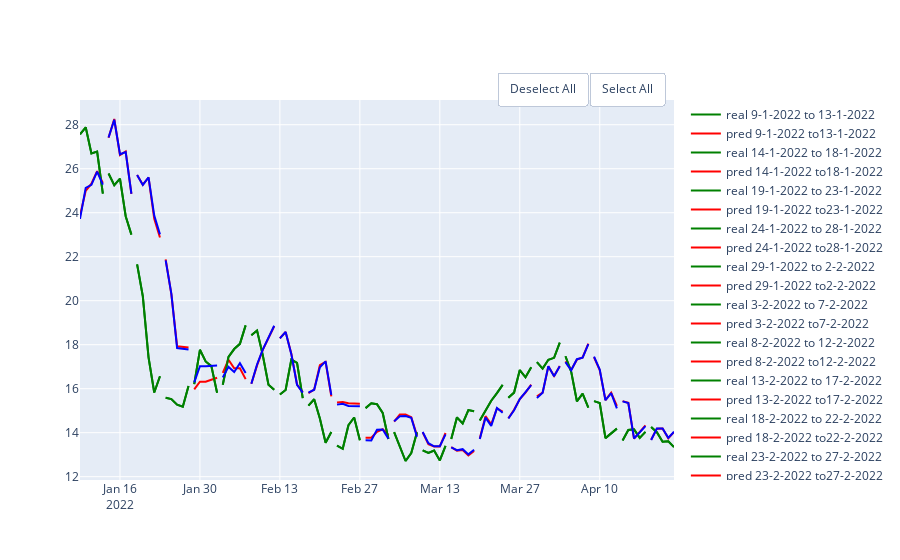

The notebook cell saved with this chart:
### Markdown cell above
## Gradient Boost

### Code cell
gb_mae = GradientBoostingRegressor(random_state = 10 , criterion='mae')
gb_mse = GradientBoostingRegressor(random_state = 10 , criterion='mse')

df = pd.DataFrame(columns = ['MAE', 'MSE','RMSE','R2'], index = ['mae','mse'])
show_results(df, df_link,'close',100,5,gb_mae, gb_mse)

### Figure 1 — Plotly figure (JSON) as saved in the notebook; plotly's stock layout.template omitted (floating-point values rounded to 4 significant figures)
{"data": [{"line": {"color": "green"}, "mode": "lines", "name": "real 9-1-2022 to 13-1-2022", "type": "scatter", "x": ["2022-01-09T00:00:00", "2022-01-10T00:00:00", "2022-01-11T00:00:00", "2022-01-12T00:00:00", "2022-01-13T00:00:00"], "y": [27.57, 27.88, 26.69, 26.78, 24.87]}, {"line": {"color": "red"}, "mode": "lines", "name": "pred 9-1-2022 to13-1-2022", "type": "scatter", "x": ["2022-01-09T00:00:00", "2022-01-10T00:00:00", "2022-01-11T00:00:00", "2022-01-12T00:00:00", "2022-01-13T00:00:00"], "y": [23.86, 25.0, 25.32, 25.89, 25.35]}, {"line": {"color": "green"}, "mode": "lines", "name": "real 14-1-2022 to 18-1-2022", "type": "scatter", "x": ["2022-01-14T00:00:00", "2022-01-15T00:00:00", "2022-01-16T00:00:00", "2022-01-17T00:00:00", "2022-01-18T00:00:00"], "y": [25.78, 25.25, 25.55, 23.84, 23.0]}, {"line": {"color": "red"}, "mode": "lines", "name": "pred 14-1-2022 to18-1-2022", "type": "scatter", "x": ["2022-01-14T00:00:00", "2022-01-15T00:00:00", "2022-01-16T00:00:00", "2022-01-17T00:00:00", "2022-01-18T00:00:00"], "y": [27.41, 28.26, 26.62, 26.79, 24.85]}, {"line": {"color": "green"}, "mode": "lines", "name": "real 19-1-2022 to 23-1-2022", "type": "scatter", "x": ["2022-01-19T00:00:00", "2022-01-20T00:00:00", "2022-01-21T00:00:00", "2022-01-22T00:00:00", "2022-01-23T00:00:00"], "y": [21.65, 20.2, 17.43, 15.83, 16.57]}, {"line": {"color": "red"}, "mode": "lines", "name": "pred 19-1-2022 to23-1-2022", "type": "scatter", "x": ["2022-01-19T00:00:00", "2022-01-20T00:00:00", "2022-01-21T00:00:00", "2022-01-22T00:00:00", "2022-01-23T00:00:00"], "y": [25.72, 25.27, 25.6, 23.72, 22.88]}, {"line": {"color": "green"}, "mode": "lines", "name": "real 24-1-2022 to 28-1-2022", "type": "scatter", "x": ["2022-01-24T00:00:00", "2022-01-25T00:00:00", "2022-01-26T00:00:00", "2022-01-27T00:00:00", "2022-01-28T00:00:00"], "y": [15.58, 15.53, 15.27, 15.18, 16.12]}, {"line": {"color": "red"}, "mode": "lines", "name": "pred 24-1-2022 to28-1-2022", "type": "scatter", "x": ["2022-01-24T00:00:00", "2022-01-25T00:00:00", "2022-01-26T00:00:00", "2022-01-27T00:00:00", "2022-01-28T00:00:00"], "y": [21.88, 20.29, 17.93, 17.89, 17.87]}, {"line": {"color": "green"}, "mode": "lines", "name": "real 29-1-2022 to 2-2-2022", "type": "scatter", "x": ["2022-01-29T00:00:00", "2022-01-30T00:00:00", "2022-01-31T00:00:00", "2022-02-01T00:00:00", "2022-02-02T00:00:00"], "y": [16.21, 17.77, 17.24, 17.02, 15.82]}, {"line": {"color": "red"}, "mode": "lines", "name": "pred 29-1-2022 to2-2-2022", "type": "scatter", "x": ["2022-01-29T00:00:00", "2022-01-30T00:00:00", "2022-01-31T00:00:00", "2022-02-01T00:00:00", "2022-02-02T00:00:00"], "y": [15.97, 16.32, 16.32, 16.41, 16.5]}, {"line": {"color": "green"}, "mode": "lines", "name": "real 3-2-2022 to 7-2-2022", "type": "scatter", "x": ["2022-02-03T00:00:00", "2022-02-04T00:00:00", "2022-02-05T00:00:00", "2022-02-06T00:00:00", "2022-02-07T00:00:00"], "y": [16.18, 17.45, 17.8, 18.04, 18.88]}, {"line": {"color": "red"}, "mode": "lines", "name": "pred 3-2-2022 to7-2-2022", "type": "scatter", "x": ["2022-02-03T00:00:00", "2022-02-04T00:00:00", "2022-02-05T00:00:00", "2022-02-06T00:00:00", "2022-02-07T00:00:00"], "y": [16.72, 17.32, 16.92, 16.92, 16.44]}, {"line": {"color": "green"}, "mode": "lines", "name": "real 8-2-2022 to 12-2-2022", "type": "scatter", "x": ["2022-02-08T00:00:00", "2022-02-09T00:00:00", "2022-02-10T00:00:00", "2022-02-11T00:00:00", "2022-02-12T00:00:00"], "y": [18.43, 18.64, 17.53, 16.18, 15.95]}, {"line": {"color": "red"}, "mode": "lines", "name": "pred 8-2-2022 to12-2-2022", "type": "scatter", "x": ["2022-02-08T00:00:00", "2022-02-09T00:00:00", "2022-02-10T00:00:00", "2022-02-11T00:00:00", "2022-02-12T00:00:00"], "y": [16.22, 17.06, 17.77, 18.31, 18.84]}, {"line": {"color": "green"}, "mode": "lines", "name": "real 13-2-2022 to 17-2-2022", "type": "scatter", "x": ["2022-02-13T00:00:00", "2022-02-14T00:00:00", "2022-02-15T00:00:00", "2022-02-16T00:00:00", "2022-02-17T00:00:00"], "y": [15.74, 15.94, 17.32, 17.17, 15.57]}, {"line": {"color": "red"}, "mode": "lines", "name": "pred 13-2-2022 to17-2-2022", "type": "scatter", "x": ["2022-02-13T00:00:00", "2022-02-14T00:00:00", "2022-02-15T00:00:00", "2022-02-16T00:00:00", "2022-02-17T00:00:00"], "y": [18.29, 18.58, 17.59, 16.19, 15.84]}, {"line": {"color": "green"}, "mode": "lines", "name": "real 18-2-2022 to 22-2-2022", "type": "scatter", "x": ["2022-02-18T00:00:00", "2022-02-19T00:00:00", "2022-02-20T00:00:00", "2022-02-21T00:00:00", "2022-02-22T00:00:00"], "y": [15.23, 15.52, 14.65, 13.54, 14.03]}, {"line": {"color": "red"}, "mode": "lines", "name": "pred 18-2-2022 to22-2-2022", "type": "scatter", "x": ["2022-02-18T00:00:00", "2022-02-19T00:00:00", "2022-02-20T00:00:00", "2022-02-21T00:00:00", "2022-02-22T00:00:00"], "y": [15.8, 15.95, 17.07, 17.22, 15.65]}, {"line": {"color": "green"}, "mode": "lines", "name": "real 23-2-2022 to 27-2-2022", "type": "scatter", "x": ["2022-02-23T00:00:00", "2022-02-24T00:00:00", "2022-02-25T00:00:00", "2022-02-26T00:00:00", "2022-02-27T00:00:00"], "y": [13.41, 13.27, 14.34, 14.69, 13.65]}, {"line": {"color": "red"}, "mode": "lines", "name": "pred 23-2-2022 to27-2-2022", "type": "scatter", "x": ["2022-02-23T00:00:00", "2022-02-24T00:00:00", "2022-02-25T00:00:00", "2022-02-26T00:00:00", "2022-02-27T00:00:00"], "y": [15.37, 15.4, 15.34, 15.33, 15.32]}, {"line": {"color": "green"}, "mode": "lines", "name": "real 28-2-2022 to 4-3-2022", "type": "scatter", "x": ["2022-02-28T00:00:00", "2022-03-01T00:00:00", "2022-03-02T00:00:00", "2022-03-03T00:00:00", "2022-03-04T00:00:00"], "y": [15.12, 15.33, 15.29, 14.9, 13.71]}, {"line": {"color": "red"}, "mode": "lines", "name": "pred 28-2-2022 to4-3-2022", "type": "scatter", "x": ["2022-02-28T00:00:00", "2022-03-01T00:00:00", "2022-03-02T00:00:00", "2022-03-03T00:00:00", "2022-03-04T00:00:00"], "y": [13.77, 13.77, 14.04, 14.16, 13.89]}, {"line": {"color": "green"}, "mode": "lines", "name": "real 5-3-2022 to 9-3-2022", "type": "scatter", "x": ["2022-03-05T00:00:00", "2022-03-06T00:00:00", "2022-03-07T00:00:00", "2022-03-08T00:00:00", "2022-03-09T00:00:00"], "y": [14.02, 13.34, 12.71, 13.08, 14.02]}, {"line": {"color": "red"}, "mode": "lines", "name": "pred 5-3-2022 to9-3-2022", "type": "scatter", "x": ["2022-03-05T00:00:00", "2022-03-06T00:00:00", "2022-03-07T00:00:00", "2022-03-08T00:00:00", "2022-03-09T00:00:00"], "y": [14.51, 14.82, 14.83, 14.7, 13.86]}, {"line": {"color": "green"}, "mode": "lines", "name": "real 10-3-2022 to 14-3-2022", "type": "scatter", "x": ["2022-03-10T00:00:00", "2022-03-11T00:00:00", "2022-03-12T00:00:00", "2022-03-13T00:00:00", "2022-03-14T00:00:00"], "y": [13.2, 13.08, 13.19, 12.74, 13.4]}, {"line": {"color": "red"}, "mode": "lines", "name": "pred 10-3-2022 to14-3-2022", "type": "scatter", "x": ["2022-03-10T00:00:00", "2022-03-11T00:00:00", "2022-03-12T00:00:00", "2022-03-13T00:00:00", "2022-03-14T00:00:00"], "y": [14.02, 13.47, 13.37, 13.37, 13.99]}, {"line": {"color": "green"}, "mode": "lines", "name": "real 15-3-2022 to 19-3-2022", "type": "scatter", "x": ["2022-03-15T00:00:00", "2022-03-16T00:00:00", "2022-03-17T00:00:00", "2022-03-18T00:00:00", "2022-03-19T00:00:00"], "y": [13.71, 14.7, 14.42, 15.03, 14.98]}, {"line": {"color": "red"}, "mode": "lines", "name": "pred 15-3-2022 to19-3-2022", "type": "scatter", "x": ["2022-03-15T00:00:00", "2022-03-16T00:00:00", "2022-03-17T00:00:00", "2022-03-18T00:00:00", "2022-03-19T00:00:00"], "y": [13.35, 13.18, 13.21, 12.97, 13.17]}, {"line": {"color": "green"}, "mode": "lines", "name": "real 20-3-2022 to 24-3-2022", "type": "scatter", "x": ["2022-03-20T00:00:00", "2022-03-21T00:00:00", "2022-03-22T00:00:00", "2022-03-23T00:00:00", "2022-03-24T00:00:00"], "y": [14.55, 15.01, 15.45, 15.8, 16.17]}, {"line": {"color": "red"}, "mode": "lines", "name": "pred 20-3-2022 to24-3-2022", "type": "scatter", "x": ["2022-03-20T00:00:00", "2022-03-21T00:00:00", "2022-03-22T00:00:00", "2022-03-23T00:00:00", "2022-03-24T00:00:00"], "y": [13.74, 14.75, 14.38, 15.1, 14.96]}, {"line": {"color": "green"}, "mode": "lines", "name": "real 25-3-2022 to 29-3-2022", "type": "scatter", "x": ["2022-03-25T00:00:00", "2022-03-26T00:00:00", "2022-03-27T00:00:00", "2022-03-28T00:00:00", "2022-03-29T00:00:00"], "y": [15.58, 15.82, 16.85, 16.52, 16.97]}, {"line": {"color": "red"}, "mode": "lines", "name": "pred 25-3-2022 to29-3-2022", "type": "scatter", "x": ["2022-03-25T00:00:00", "2022-03-26T00:00:00", "2022-03-27T00:00:00", "2022-03-28T00:00:00", "2022-03-29T00:00:00"], "y": [14.66, 15.05, 15.53, 15.82, 16.18]}, {"line": {"color": "green"}, "mode": "lines", "name": "real 30-3-2022 to 3-4-2022", "type": "scatter", "x": ["2022-03-30T00:00:00", "2022-03-31T00:00:00", "2022-04-01T00:00:00", "2022-04-02T00:00:00", "2022-04-03T00:00:00"], "y": [17.21, 16.91, 17.31, 17.4, 18.09]}, {"line": {"color": "red"}, "mode": "lines", "name": "pred 30-3-2022 to3-4-2022", "type": "scatter", "x": ["2022-03-30T00:00:00", "2022-03-31T00:00:00", "2022-04-01T00:00:00", "2022-04-02T00:00:00", "2022-04-03T00:00:00"], "y": [15.65, 15.82, 17.02, 16.58, 17.03]}, {"line": {"color": "green"}, "mode": "lines", "name": "real 4-4-2022 to 8-4-2022", "type": "scatter", "x": ["2022-04-04T00:00:00", "2022-04-05T00:00:00", "2022-04-06T00:00:00", "2022-04-07T00:00:00", "2022-04-08T00:00:00"], "y": [17.47, 16.77, 15.43, 15.78, 15.14]}, {"line": {"color": "red"}, "mode": "lines", "name": "pred 4-4-2022 to8-4-2022", "type": "scatter", "x": ["2022-04-04T00:00:00", "2022-04-05T00:00:00", "2022-04-06T00:00:00", "2022-04-07T00:00:00", "2022-04-08T00:00:00"], "y": [17.24, 16.85, 17.32, 17.42, 18.04]}, {"line": {"color": "green"}, "mode": "lines", "name": "real 9-4-2022 to 13-4-2022", "type": "scatter", "x": ["2022-04-09T00:00:00", "2022-04-10T00:00:00", "2022-04-11T00:00:00", "2022-04-12T00:00:00", "2022-04-13T00:00:00"], "y": [15.43, 15.35, 13.75, 13.97, 14.18]}, {"line": {"color": "red"}, "mode": "lines", "name": "pred 9-4-2022 to13-4-2022", "type": "scatter", "x": ["2022-04-09T00:00:00", "2022-04-10T00:00:00", "2022-04-11T00:00:00", "2022-04-12T00:00:00", "2022-04-13T00:00:00"], "y": [17.43, 16.84, 15.48, 15.81, 15.21]}, {"line": {"color": "green"}, "mode": "lines", "name": "real 14-4-2022 to 18-4-2022", "type": "scatter", "x": ["2022-04-14T00:00:00", "2022-04-15T00:00:00", "2022-04-16T00:00:00", "2022-04-17T00:00:00", "2022-04-18T00:00:00"], "y": [13.65, 14.12, 14.15, 13.76, 14.04]}, {"line": {"color": "red"}, "mode": "lines", "name": "pred 14-4-2022 to18-4-2022", "type": "scatter", "x": ["2022-04-14T00:00:00", "2022-04-15T00:00:00", "2022-04-16T00:00:00", "2022-04-17T00:00:00", "2022-04-18T00:00:00"], "y": [15.44, 15.36, 13.73, 14.02, 14.34]}, {"line": {"color": "green"}, "mode": "lines", "name": "real 19-4-2022 to 23-4-2022", "type": "scatter", "x": ["2022-04-19T00:00:00", "2022-04-20T00:00:00", "2022-04-21T00:00:00", "2022-04-22T00:00:00", "2022-04-23T00:00:00"], "y": [14.26, 14.02, 13.59, 13.61, 13.34]}, {"line": {"color": "red"}, "mode": "lines", "name": "pred 19-4-2022 to23-4-2022", "type": "scatter", "x": ["2022-04-19T00:00:00", "2022-04-20T00:00:00", "2022-04-21T00:00:00", "2022-04-22T00:00:00", "2022-04-23T00:00:00"], "y": [13.68, 14.18, 14.19, 13.75, 14.02]}, {"line": {"color": "green"}, "mode": "lines", "name": "real 9-1-2022 to 13-1-2022", "type": "scatter", "x": ["2022-01-09T00:00:00", "2022-01-10T00:00:00", "2022-01-11T00:00:00", "2022-01-12T00:00:00", "2022-01-13T00:00:00"], "y": [27.57, 27.88, 26.69, 26.78, 24.87]}, {"line": {"color": "blue"}, "mode": "lines", "name": "pred 9-1-2022 to13-1-2022", "type": "scatter", "x": ["2022-01-09T00:00:00", "2022-01-10T00:00:00", "2022-01-11T00:00:00", "2022-01-12T00:00:00", "2022-01-13T00:00:00"], "y": [23.72, 25.13, 25.27, 25.87, 25.28]}, {"line": {"color": "green"}, "mode": "lines", "name": "real 14-1-2022 to 18-1-2022", "type": "scatter", "x": ["2022-01-14T00:00:00", "2022-01-15T00:00:00", "2022-01-16T00:00:00", "2022-01-17T00:00:00", "2022-01-18T00:00:00"], "y": [25.78, 25.25, 25.55, 23.84, 23.0]}, {"line": {"color": "blue"}, "mode": "lines", "name": "pred 14-1-2022 to18-1-2022", "type": "scatter", "x": ["2022-01-14T00:00:00", "2022-01-15T00:00:00", "2022-01-16T00:00:00", "2022-01-17T00:00:00", "2022-01-18T00:00:00"], "y": [27.42, 28.23, 26.66, 26.75, 24.86]}, {"line": {"color": "green"}, "mode": "lines", "name": "real 19-1-2022 to 23-1-2022", "type": "scatter", "x": ["2022-01-19T00:00:00", "2022-01-20T00:00:00", "2022-01-21T00:00:00", "2022-01-22T00:00:00", "2022-01-23T00:00:00"], "y": [21.65, 20.2, 17.43, 15.83, 16.57]}, {"line": {"color": "blue"}, "mode": "lines", "name": "pred 19-1-2022 to23-1-2022", "type": "scatter", "x": ["2022-01-19T00:00:00", "2022-01-20T00:00:00", "2022-01-21T00:00:00", "2022-01-22T00:00:00", "2022-01-23T00:00:00"], "y": [25.71, 25.26, 25.61, 23.87, 23.01]}, {"line": {"color": "green"}, "mode": "lines", "name": "real 24-1-2022 to 28-1-2022", "type": "scatter", "x": ["2022-01-24T00:00:00", "2022-01-25T00:00:00", "2022-01-26T00:00:00", "2022-01-27T00:00:00", "2022-01-28T00:00:00"], "y": [15.58, 15.53, 15.27, 15.18, 16.12]}, {"line": {"color": "blue"}, "mode": "lines", "name": "pred 24-1-2022 to28-1-2022", "type": "scatter", "x": ["2022-01-24T00:00:00", "2022-01-25T00:00:00", "2022-01-26T00:00:00", "2022-01-27T00:00:00", "2022-01-28T00:00:00"], "y": [21.83, 20.31, 17.85, 17.8, 17.78]}, {"line": {"color": "green"}, "mode": "lines", "name": "real 29-1-2022 to 2-2-2022", "type": "scatter", "x": ["2022-01-29T00:00:00", "2022-01-30T00:00:00", "2022-01-31T00:00:00", "2022-02-01T00:00:00", "2022-02-02T00:00:00"], "y": [16.21, 17.77, 17.24, 17.02, 15.82]}, {"line": {"color": "blue"}, "mode": "lines", "name": "pred 29-1-2022 to2-2-2022", "type": "scatter", "x": ["2022-01-29T00:00:00", "2022-01-30T00:00:00", "2022-01-31T00:00:00", "2022-02-01T00:00:00", "2022-02-02T00:00:00"], "y": [16.29, 17.02, 17.02, 17.03, 17.05]}, {"line": {"color": "green"}, "mode": "lines", "name": "real 3-2-2022 to 7-2-2022", "type": "scatter", "x": ["2022-02-03T00:00:00", "2022-02-04T00:00:00", "2022-02-05T00:00:00", "2022-02-06T00:00:00", "2022-02-07T00:00:00"], "y": [16.18, 17.45, 17.8, 18.04, 18.88]}, {"line": {"color": "blue"}, "mode": "lines", "name": "pred 3-2-2022 to7-2-2022", "type": "scatter", "x": ["2022-02-03T00:00:00", "2022-02-04T00:00:00", "2022-02-05T00:00:00", "2022-02-06T00:00:00", "2022-02-07T00:00:00"], "y": [16.51, 16.99, 16.76, 17.16, 16.71]}, {"line": {"color": "green"}, "mode": "lines", "name": "real 8-2-2022 to 12-2-2022", "type": "scatter", "x": ["2022-02-08T00:00:00", "2022-02-09T00:00:00", "2022-02-10T00:00:00", "2022-02-11T00:00:00", "2022-02-12T00:00:00"], "y": [18.43, 18.64, 17.53, 16.18, 15.95]}, {"line": {"color": "blue"}, "mode": "lines", "name": "pred 8-2-2022 to12-2-2022", "type": "scatter", "x": ["2022-02-08T00:00:00", "2022-02-09T00:00:00", "2022-02-10T00:00:00", "2022-02-11T00:00:00", "2022-02-12T00:00:00"], "y": [16.23, 17.1, 17.78, 18.31, 18.86]}, {"line": {"color": "green"}, "mode": "lines", "name": "real 13-2-2022 to 17-2-2022", "type": "scatter", "x": ["2022-02-13T00:00:00", "2022-02-14T00:00:00", "2022-02-15T00:00:00", "2022-02-16T00:00:00", "2022-02-17T00:00:00"], "y": [15.74, 15.94, 17.32, 17.17, 15.57]}, {"line": {"color": "blue"}, "mode": "lines", "name": "pred 13-2-2022 to17-2-2022", "type": "scatter", "x": ["2022-02-13T00:00:00", "2022-02-14T00:00:00", "2022-02-15T00:00:00", "2022-02-16T00:00:00", "2022-02-17T00:00:00"], "y": [18.29, 18.58, 17.57, 16.18, 15.82]}, {"line": {"color": "green"}, "mode": "lines", "name": "real 18-2-2022 to 22-2-2022", "type": "scatter", "x": ["2022-02-18T00:00:00", "2022-02-19T00:00:00", "2022-02-20T00:00:00", "2022-02-21T00:00:00", "2022-02-22T00:00:00"], "y": [15.23, 15.52, 14.65, 13.54, 14.03]}, {"line": {"color": "blue"}, "mode": "lines", "name": "pred 18-2-2022 to22-2-2022", "type": "scatter", "x": ["2022-02-18T00:00:00", "2022-02-19T00:00:00", "2022-02-20T00:00:00", "2022-02-21T00:00:00", "2022-02-22T00:00:00"], "y": [15.82, 15.95, 16.98, 17.24, 15.72]}, {"line": {"color": "green"}, "mode": "lines", "name": "real 23-2-2022 to 27-2-2022", "type": "scatter", "x": ["2022-02-23T00:00:00", "2022-02-24T00:00:00", "2022-02-25T00:00:00", "2022-02-26T00:00:00", "2022-02-27T00:00:00"], "y": [13.41, 13.27, 14.34, 14.69, 13.65]}, {"line": {"color": "blue"}, "mode": "lines", "name": "pred 23-2-2022 to27-2-2022", "type": "scatter", "x": ["2022-02-23T00:00:00", "2022-02-24T00:00:00", "2022-02-25T00:00:00", "2022-02-26T00:00:00", "2022-02-27T00:00:00"], "y": [15.28, 15.31, 15.22, 15.22, 15.2]}, {"line": {"color": "green"}, "mode": "lines", "name": "real 28-2-2022 to 4-3-2022", "type": "scatter", "x": ["2022-02-28T00:00:00", "2022-03-01T00:00:00", "2022-03-02T00:00:00", "2022-03-03T00:00:00", "2022-03-04T00:00:00"], "y": [15.12, 15.33, 15.29, 14.9, 13.71]}, {"line": {"color": "blue"}, "mode": "lines", "name": "pred 28-2-2022 to4-3-2022", "type": "scatter", "x": ["2022-02-28T00:00:00", "2022-03-01T00:00:00", "2022-03-02T00:00:00", "2022-03-03T00:00:00", "2022-03-04T00:00:00"], "y": [13.65, 13.65, 14.14, 14.15, 13.73]}, {"line": {"color": "green"}, "mode": "lines", "name": "real 5-3-2022 to 9-3-2022", "type": "scatter", "x": ["2022-03-05T00:00:00", "2022-03-06T00:00:00", "2022-03-07T00:00:00", "2022-03-08T00:00:00", "2022-03-09T00:00:00"], "y": [14.02, 13.34, 12.71, 13.08, 14.02]}, {"line": {"color": "blue"}, "mode": "lines", "name": "pred 5-3-2022 to9-3-2022", "type": "scatter", "x": ["2022-03-05T00:00:00", "2022-03-06T00:00:00", "2022-03-07T00:00:00", "2022-03-08T00:00:00", "2022-03-09T00:00:00"], "y": [14.52, 14.75, 14.75, 14.68, 13.81]}, {"line": {"color": "green"}, "mode": "lines", "name": "real 10-3-2022 to 14-3-2022", "type": "scatter", "x": ["2022-03-10T00:00:00", "2022-03-11T00:00:00", "2022-03-12T00:00:00", "2022-03-13T00:00:00", "2022-03-14T00:00:00"], "y": [13.2, 13.08, 13.19, 12.74, 13.4]}, {"line": {"color": "blue"}, "mode": "lines", "name": "pred 10-3-2022 to14-3-2022", "type": "scatter", "x": ["2022-03-10T00:00:00", "2022-03-11T00:00:00", "2022-03-12T00:00:00", "2022-03-13T00:00:00", "2022-03-14T00:00:00"], "y": [14.03, 13.52, 13.38, 13.38, 13.92]}, {"line": {"color": "green"}, "mode": "lines", "name": "real 15-3-2022 to 19-3-2022", "type": "scatter", "x": ["2022-03-15T00:00:00", "2022-03-16T00:00:00", "2022-03-17T00:00:00", "2022-03-18T00:00:00", "2022-03-19T00:00:00"], "y": [13.71, 14.7, 14.42, 15.03, 14.98]}, {"line": {"color": "blue"}, "mode": "lines", "name": "pred 15-3-2022 to19-3-2022", "type": "scatter", "x": ["2022-03-15T00:00:00", "2022-03-16T00:00:00", "2022-03-17T00:00:00", "2022-03-18T00:00:00", "2022-03-19T00:00:00"], "y": [13.33, 13.2, 13.25, 13.01, 13.22]}, {"line": {"color": "green"}, "mode": "lines", "name": "real 20-3-2022 to 24-3-2022", "type": "scatter", "x": ["2022-03-20T00:00:00", "2022-03-21T00:00:00", "2022-03-22T00:00:00", "2022-03-23T00:00:00", "2022-03-24T00:00:00"], "y": [14.55, 15.01, 15.45, 15.8, 16.17]}, {"line": {"color": "blue"}, "mode": "lines", "name": "pred 20-3-2022 to24-3-2022", "type": "scatter", "x": ["2022-03-20T00:00:00", "2022-03-21T00:00:00", "2022-03-22T00:00:00", "2022-03-23T00:00:00", "2022-03-24T00:00:00"], "y": [13.71, 14.69, 14.31, 15.12, 14.9]}, {"line": {"color": "green"}, "mode": "lines", "name": "real 25-3-2022 to 29-3-2022", "type": "scatter", "x": ["2022-03-25T00:00:00", "2022-03-26T00:00:00", "2022-03-27T00:00:00", "2022-03-28T00:00:00", "2022-03-29T00:00:00"], "y": [15.58, 15.82, 16.85, 16.52, 16.97]}, {"line": {"color": "blue"}, "mode": "lines", "name": "pred 25-3-2022 to29-3-2022", "type": "scatter", "x": ["2022-03-25T00:00:00", "2022-03-26T00:00:00", "2022-03-27T00:00:00", "2022-03-28T00:00:00", "2022-03-29T00:00:00"], "y": [14.64, 15.02, 15.53, 15.83, 16.17]}, {"line": {"color": "green"}, "mode": "lines", "name": "real 30-3-2022 to 3-4-2022", "type": "scatter", "x": ["2022-03-30T00:00:00", "2022-03-31T00:00:00", "2022-04-01T00:00:00", "2022-04-02T00:00:00", "2022-04-03T00:00:00"], "y": [17.21, 16.91, 17.31, 17.4, 18.09]}, {"line": {"color": "blue"}, "mode": "lines", "name": "pred 30-3-2022 to3-4-2022", "type": "scatter", "x": ["2022-03-30T00:00:00", "2022-03-31T00:00:00", "2022-04-01T00:00:00", "2022-04-02T00:00:00", "2022-04-03T00:00:00"], "y": [15.58, 15.82, 17.02, 16.57, 17.02]}, {"line": {"color": "green"}, "mode": "lines", "name": "real 4-4-2022 to 8-4-2022", "type": "scatter", "x": ["2022-04-04T00:00:00", "2022-04-05T00:00:00", "2022-04-06T00:00:00", "2022-04-07T00:00:00", "2022-04-08T00:00:00"], "y": [17.47, 16.77, 15.43, 15.78, 15.14]}, {"line": {"color": "blue"}, "mode": "lines", "name": "pred 4-4-2022 to8-4-2022", "type": "scatter", "x": ["2022-04-04T00:00:00", "2022-04-05T00:00:00", "2022-04-06T00:00:00", "2022-04-07T00:00:00", "2022-04-08T00:00:00"], "y": [17.21, 16.84, 17.34, 17.41, 18.03]}, {"line": {"color": "green"}, "mode": "lines", "name": "real 9-4-2022 to 13-4-2022", "type": "scatter", "x": ["2022-04-09T00:00:00", "2022-04-10T00:00:00", "2022-04-11T00:00:00", "2022-04-12T00:00:00", "2022-04-13T00:00:00"], "y": [15.43, 15.35, 13.75, 13.97, 14.18]}, {"line": {"color": "blue"}, "mode": "lines", "name": "pred 9-4-2022 to13-4-2022", "type": "scatter", "x": ["2022-04-09T00:00:00", "2022-04-10T00:00:00", "2022-04-11T00:00:00", "2022-04-12T00:00:00", "2022-04-13T00:00:00"], "y": [17.45, 16.87, 15.47, 15.8, 15.11]}, {"line": {"color": "green"}, "mode": "lines", "name": "real 14-4-2022 to 18-4-2022", "type": "scatter", "x": ["2022-04-14T00:00:00", "2022-04-15T00:00:00", "2022-04-16T00:00:00", "2022-04-17T00:00:00", "2022-04-18T00:00:00"], "y": [13.65, 14.12, 14.15, 13.76, 14.04]}, {"line": {"color": "blue"}, "mode": "lines", "name": "pred 14-4-2022 to18-4-2022", "type": "scatter", "x": ["2022-04-14T00:00:00", "2022-04-15T00:00:00", "2022-04-16T00:00:00", "2022-04-17T00:00:00", "2022-04-18T00:00:00"], "y": [15.43, 15.34, 13.74, 14.03, 14.3]}, {"line": {"color": "green"}, "mode": "lines", "name": "real 19-4-2022 to 23-4-2022", "type": "scatter", "x": ["2022-04-19T00:00:00", "2022-04-20T00:00:00", "2022-04-21T00:00:00", "2022-04-22T00:00:00", "2022-04-23T00:00:00"], "y": [14.26, 14.02, 13.59, 13.61, 13.34]}, {"line": {"color": "blue"}, "mode": "lines", "name": "pred 19-4-2022 to23-4-2022", "type": "scatter", "x": ["2022-04-19T00:00:00", "2022-04-20T00:00:00", "2022-04-21T00:00:00", "2022-04-22T00:00:00", "2022-04-23T00:00:00"], "y": [13.67, 14.19, 14.19, 13.76, 14.04]}], "layout": {"updatemenus": [{"buttons": [{"args": ["visible", "legendonly"], "label": "Deselect All", "method": "restyle"}, {"args": ["visible", true], "label": "Select All", "method": "restyle"}], "direction": "left", "pad": {"r": 10, "t": 10}, "showactive": false, "type": "buttons", "x": 1, "xanchor": "right", "y": 1.1, "yanchor": "top"}]}}
